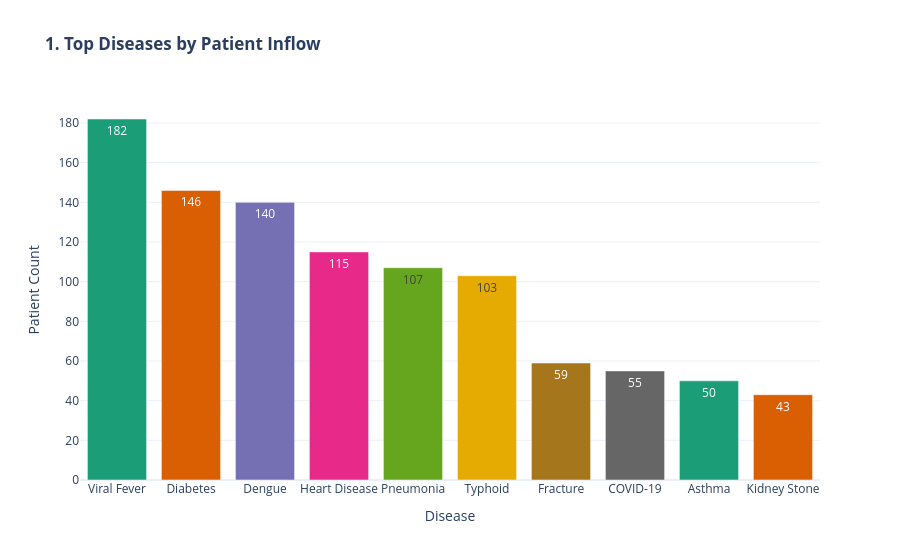
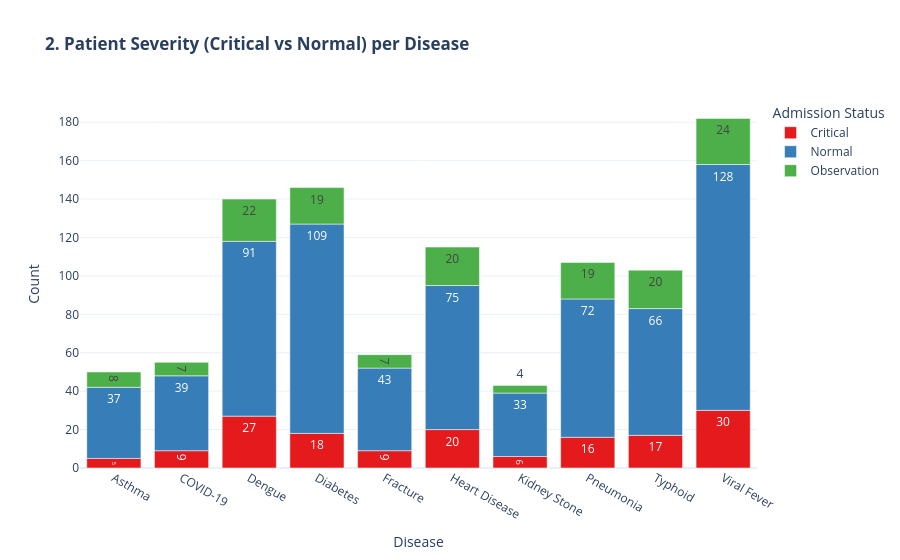
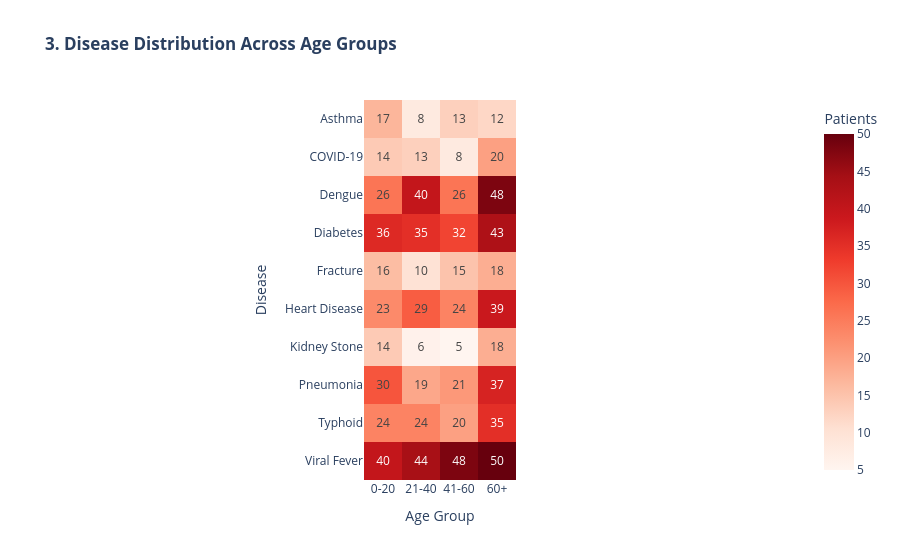

Notebook code cell kept with these figures, in order:
### Code cell
import pandas as pd
import plotly.express as px

# -------------------------------------------------------------
file_path = r'C:\Users\Acer\Downloads\3_Disease_Analytics.xlsx'
# -------------------------------------------------------------

# Data Load Karein
df_dis = pd.read_excel(file_path, sheet_name='Raw Data')

# 1. Total Patients per Disease (Bar Chart)
dis_counts = df_dis['Disease'].value_counts().reset_index()
dis_counts.columns = ['Disease', 'Patient Count']

fig_dis = px.bar(
    dis_counts, 
    x='Disease', 
    y='Patient Count',
    color='Disease',
    title='<b>1. Top Diseases by Patient Inflow</b>',
    text_auto=True,
    color_discrete_sequence=px.colors.qualitative.Dark2
)
fig_dis.update_layout(showlegend=False, template='plotly_white')
fig_dis.show()

# 2. Disease vs Admission Status / Severity (Stacked Bar Chart)
dis_status = df_dis.groupby(['Disease', 'Admission Status']).size().reset_index(name='Count')

fig_severity = px.bar(
    dis_status, 
    x='Disease', 
    y='Count', 
    color='Admission Status',
    title='<b>2. Patient Severity (Critical vs Normal) per Disease</b>',
    text_auto=True,
    color_discrete_sequence=px.colors.qualitative.Set1
)
fig_severity.update_layout(template='plotly_white')
fig_severity.show()

# 3. Disease Spread by Age Group (Heatmap)
dis_age = pd.crosstab(df_dis['Disease'], df_dis['Age Group'])

fig_heat = px.imshow(
    dis_age,
    labels=dict(x="Age Group", y="Disease", color="Patients"),
    x=dis_age.columns,
    y=dis_age.index,
    title='<b>3. Disease Distribution Across Age Groups</b>',
    text_auto=True,
    color_continuous_scale='Reds'
)
fig_heat.show()

### Figure 1 — Plotly figure (JSON) as saved in the notebook; plotly's stock layout.template omitted (floating-point values rounded to 4 significant figures)
{"data": [{"hovertemplate": "Disease=%{x}<br>Patient Count=%{y}<extra></extra>", "legendgroup": "Viral Fever", "marker": {"color": "rgb(27,158,119)", "pattern": {"shape": ""}}, "name": "Viral Fever", "orientation": "v", "showlegend": true, "textposition": "auto", "texttemplate": "%{y}", "type": "bar", "x": ["Viral Fever"], "xaxis": "x", "y": [182], "yaxis": "y"}, {"hovertemplate": "Disease=%{x}<br>Patient Count=%{y}<extra></extra>", "legendgroup": "Diabetes", "marker": {"color": "rgb(217,95,2)", "pattern": {"shape": ""}}, "name": "Diabetes", "orientation": "v", "showlegend": true, "textposition": "auto", "texttemplate": "%{y}", "type": "bar", "x": ["Diabetes"], "xaxis": "x", "y": [146], "yaxis": "y"}, {"hovertemplate": "Disease=%{x}<br>Patient Count=%{y}<extra></extra>", "legendgroup": "Dengue", "marker": {"color": "rgb(117,112,179)", "pattern": {"shape": ""}}, "name": "Dengue", "orientation": "v", "showlegend": true, "textposition": "auto", "texttemplate": "%{y}", "type": "bar", "x": ["Dengue"], "xaxis": "x", "y": [140], "yaxis": "y"}, {"hovertemplate": "Disease=%{x}<br>Patient Count=%{y}<extra></extra>", "legendgroup": "Heart Disease", "marker": {"color": "rgb(231,41,138)", "pattern": {"shape": ""}}, "name": "Heart Disease", "orientation": "v", "showlegend": true, "textposition": "auto", "texttemplate": "%{y}", "type": "bar", "x": ["Heart Disease"], "xaxis": "x", "y": [115], "yaxis": "y"}, {"hovertemplate": "Disease=%{x}<br>Patient Count=%{y}<extra></extra>", "legendgroup": "Pneumonia", "marker": {"color": "rgb(102,166,30)", "pattern": {"shape": ""}}, "name": "Pneumonia", "orientation": "v", "showlegend": true, "textposition": "auto", "texttemplate": "%{y}", "type": "bar", "x": ["Pneumonia"], "xaxis": "x", "y": [107], "yaxis": "y"}, {"hovertemplate": "Disease=%{x}<br>Patient Count=%{y}<extra></extra>", "legendgroup": "Typhoid", "marker": {"color": "rgb(230,171,2)", "pattern": {"shape": ""}}, "name": "Typhoid", "orientation": "v", "showlegend": true, "textposition": "auto", "texttemplate": "%{y}", "type": "bar", "x": ["Typhoid"], "xaxis": "x", "y": [103], "yaxis": "y"}, {"hovertemplate": "Disease=%{x}<br>Patient Count=%{y}<extra></extra>", "legendgroup": "Fracture", "marker": {"color": "rgb(166,118,29)", "pattern": {"shape": ""}}, "name": "Fracture", "orientation": "v", "showlegend": true, "textposition": "auto", "texttemplate": "%{y}", "type": "bar", "x": ["Fracture"], "xaxis": "x", "y": [59], "yaxis": "y"}, {"hovertemplate": "Disease=%{x}<br>Patient Count=%{y}<extra></extra>", "legendgroup": "COVID-19", "marker": {"color": "rgb(102,102,102)", "pattern": {"shape": ""}}, "name": "COVID-19", "orientation": "v", "showlegend": true, "textposition": "auto", "texttemplate": "%{y}", "type": "bar", "x": ["COVID-19"], "xaxis": "x", "y": [55], "yaxis": "y"}, {"hovertemplate": "Disease=%{x}<br>Patient Count=%{y}<extra></extra>", "legendgroup": "Asthma", "marker": {"color": "rgb(27,158,119)", "pattern": {"shape": ""}}, "name": "Asthma", "orientation": "v", "showlegend": true, "textposition": "auto", "texttemplate": "%{y}", "type": "bar", "x": ["Asthma"], "xaxis": "x", "y": [50], "yaxis": "y"}, {"hovertemplate": "Disease=%{x}<br>Patient Count=%{y}<extra></extra>", "legendgroup": "Kidney Stone", "marker": {"color": "rgb(217,95,2)", "pattern": {"shape": ""}}, "name": "Kidney Stone", "orientation": "v", "showlegend": true, "textposition": "auto", "texttemplate": "%{y}", "type": "bar", "x": ["Kidney Stone"], "xaxis": "x", "y": [43], "yaxis": "y"}], "layout": {"barmode": "relative", "legend": {"title": {"text": "Disease"}, "tracegroupgap": 0}, "showlegend": false, "title": {"text": "<b>1. Top Diseases by Patient Inflow</b>"}, "xaxis": {"anchor": "y", "categoryarray": ["Viral Fever", "Diabetes", "Dengue", "Heart Disease", "Pneumonia", "Typhoid", "Fracture", "COVID-19", "Asthma", "Kidney Stone"], "categoryorder": "array", "domain": [0, 1], "title": {"text": "Disease"}}, "yaxis": {"anchor": "x", "domain": [0, 1], "title": {"text": "Patient Count"}}}}

### Figure 2 — Plotly figure (JSON) as saved in the notebook; plotly's stock layout.template omitted (floating-point values rounded to 4 significant figures)
{"data": [{"hovertemplate": "Admission Status=Critical<br>Disease=%{x}<br>Count=%{y}<extra></extra>", "legendgroup": "Critical", "marker": {"color": "rgb(228,26,28)", "pattern": {"shape": ""}}, "name": "Critical", "orientation": "v", "showlegend": true, "textposition": "auto", "texttemplate": "%{y}", "type": "bar", "x": ["Asthma", "COVID-19", "Dengue", "Diabetes", "Fracture", "Heart Disease", "Kidney Stone", "Pneumonia", "Typhoid", "Viral Fever"], "xaxis": "x", "y": [5, 9, 27, 18, 9, 20, 6, 16, 17, 30], "yaxis": "y"}, {"hovertemplate": "Admission Status=Normal<br>Disease=%{x}<br>Count=%{y}<extra></extra>", "legendgroup": "Normal", "marker": {"color": "rgb(55,126,184)", "pattern": {"shape": ""}}, "name": "Normal", "orientation": "v", "showlegend": true, "textposition": "auto", "texttemplate": "%{y}", "type": "bar", "x": ["Asthma", "COVID-19", "Dengue", "Diabetes", "Fracture", "Heart Disease", "Kidney Stone", "Pneumonia", "Typhoid", "Viral Fever"], "xaxis": "x", "y": [37, 39, 91, 109, 43, 75, 33, 72, 66, 128], "yaxis": "y"}, {"hovertemplate": "Admission Status=Observation<br>Disease=%{x}<br>Count=%{y}<extra></extra>", "legendgroup": "Observation", "marker": {"color": "rgb(77,175,74)", "pattern": {"shape": ""}}, "name": "Observation", "orientation": "v", "showlegend": true, "textposition": "auto", "texttemplate": "%{y}", "type": "bar", "x": ["Asthma", "COVID-19", "Dengue", "Diabetes", "Fracture", "Heart Disease", "Kidney Stone", "Pneumonia", "Typhoid", "Viral Fever"], "xaxis": "x", "y": [8, 7, 22, 19, 7, 20, 4, 19, 20, 24], "yaxis": "y"}], "layout": {"barmode": "relative", "legend": {"title": {"text": "Admission Status"}, "tracegroupgap": 0}, "title": {"text": "<b>2. Patient Severity (Critical vs Normal) per Disease</b>"}, "xaxis": {"anchor": "y", "domain": [0, 1], "title": {"text": "Disease"}}, "yaxis": {"anchor": "x", "domain": [0, 1], "title": {"text": "Count"}}}}

### Figure 3 — Plotly figure (JSON) as saved in the notebook; plotly's stock layout.template omitted (floating-point values rounded to 4 significant figures)
{"data": [{"coloraxis": "coloraxis", "hovertemplate": "Age Group: %{x}<br>Disease: %{y}<br>Patients: %{z}<extra></extra>", "name": "0", "texttemplate": "%{z}", "type": "heatmap", "x": ["0-20", "21-40", "41-60", "60+"], "xaxis": "x", "y": ["Asthma", "COVID-19", "Dengue", "Diabetes", "Fracture", "Heart Disease", "Kidney Stone", "Pneumonia", "Typhoid", "Viral Fever"], "yaxis": "y", "z": [[17, 8, 13, 12], [14, 13, 8, 20], [26, 40, 26, 48], [36, 35, 32, 43], [16, 10, 15, 18], [23, 29, 24, 39], [14, 6, 5, 18], [30, 19, 21, 37], [24, 24, 20, 35], [40, 44, 48, 50]]}], "layout": {"coloraxis": {"colorbar": {"title": {"text": "Patients"}}, "colorscale": [[0, "rgb(255,245,240)"], [0.125, "rgb(254,224,210)"], [0.25, "rgb(252,187,161)"], [0.375, "rgb(252,146,114)"], [0.5, "rgb(251,106,74)"], [0.625, "rgb(239,59,44)"], [0.75, "rgb(203,24,29)"], [0.875, "rgb(165,15,21)"], [1, "rgb(103,0,13)"]]}, "title": {"text": "<b>3. Disease Distribution Across Age Groups</b>"}, "xaxis": {"anchor": "y", "constrain": "domain", "domain": [0, 1], "scaleanchor": "y", "title": {"text": "Age Group"}}, "yaxis": {"anchor": "x", "autorange": "reversed", "constrain": "domain", "domain": [0, 1], "title": {"text": "Disease"}}}}
